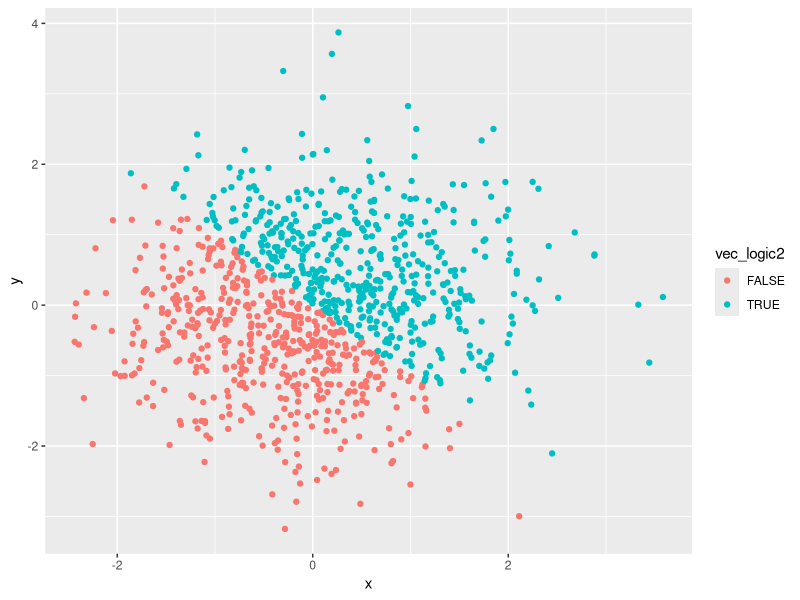

Recreate this plot in R.
## ---- chunk 1
knitr::opts_chunk$set(echo = TRUE)
library(tidyverse)
## ---- chunk 2
set.seed(10)
rsample <- runif(10, min = 0, max = 5)
vec_logic <- rsample > 2
char_vec <- vector(mode = "character", length = 10)
fac_vec <- factor(x = character(10))

data_frame <- tibble(
  rsample,
  vec_logic,
  char_vec,
  fac_vec
)
## ---- chunk 3
mean(rsample)
mean(vec_logic)
mean(char_vec)
mean(fac_vec)
## ---- chunk 4
set.seed(1029)
x <- rnorm(1000)
set.seed(702)
y <- rnorm(1000)
vec_logic2 <- x + y > 0
vec_numeric <- as.numeric(vec_logic2)
fac_vec2 <- as.factor(vec_logic2)
data_frame2 = tibble(
  x,
  y,
  vec_logic2,
  vec_numeric,
  fac_vec2
)


## ---- chunk 5
ggplot(data_frame2, aes(x = x, y = y, color = vec_logic2)) + geom_point()
